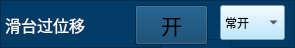
   <widget class="QFrame" name="frame_23">
    <property name="geometry">
     <rect>
      <x>10</x>
      <y>260</y>
      <width>295</width>
      <height>48</height>
     </rect>
    </property>
    <property name="styleSheet">
     <string notr="true">background-color: rgb(2, 59, 101);</string>
    </property>
    <property name="frameShape">
     <enum>QFrame::StyledPanel</enum>
    </property>
    <property name="frameShadow">
     <enum>QFrame::Raised</enum>
    </property>
    <widget class="QFrame" name="frame_25">
     <property name="geometry">
      <rect>
       <x>160</x>
       <y>39</y>
       <width>71</width>
       <height>51</height>
      </rect>
     </property>
     <property name="frameShape">
      <enum>QFrame::StyledPanel</enum>
     </property>
     <property name="frameShadow">
      <enum>QFrame::Raised</enum>
     </property>
    </widget>
    <widget class="QLabel" name="label_22">
     <property name="geometry">
      <rect>
       <x>60</x>
       <y>-126</y>
       <width>211</width>
       <height>30</height>
      </rect>
     </property>
     <property name="font">
      <font>
       <family>微软雅黑</family>
       <pointsize>12</pointsize>
      </font>
     </property>
     <property name="styleSheet">
      <string notr="true">color: rgb(255, 255, 255);</string>
     </property>
     <property name="text">
      <string>系统冷却单元</string>
     </property>
    </widget>
    <widget class="QFrame" name="frame_39">
     <property name="geometry">
      <rect>
       <x>50</x>
       <y>48</y>
       <width>420</width>
       <height>48</height>
      </rect>
     </property>
     <property name="styleSheet">
      <string notr="true">background-color: rgb(2, 59, 120);</string>
     </property>
     <property name="frameShape">
      <enum>QFrame::StyledPanel</enum>
     </property>
     <property name="frameShadow">
      <enum>QFrame::Raised</enum>
     </property>
     <widget class="QLabel" name="label_23">
      <property name="geometry">
       <rect>
        <x>10</x>
        <y>10</y>
        <width>211</width>
        <height>30</height>
       </rect>
      </property>
      <property name="font">
       <font>
        <family>微软雅黑</family>
        <pointsize>12</pointsize>
       </font>
      </property>
      <property name="styleSheet">
       <string notr="true">color: rgb(255, 255, 255);</string>
      </property>
      <property name="text">
       <string>滑台轴承低压</string>
      </property>
     </widget>
     <widget class="QToolButton" name="toolButton_htzcdy_2">
      <property name="geometry">
       <rect>
        <x>320</x>
        <y>0</y>
        <width>73</width>
        <height>40</height>
       </rect>
      </property>
      <property name="font">
       <font>
        <family>微软雅黑</family>
        <pointsize>16</pointsize>
       </font>
      </property>
      <property name="text">
       <string>关</string>
      </property>
      <property name="icon">
       <iconset>
        <normaloff>yb_on.png</normaloff>yb_on.png</iconset>
      </property>
      <property name="iconSize">
       <size>
        <width>66</width>
        <height>48</height>
       </size>
      </property>
     </widget>
    </widget>
    <widget class="QFrame" name="frame_40">
     <property name="geometry">
      <rect>
       <x>50</x>
       <y>-48</y>
       <width>420</width>
       <height>48</height>
      </rect>
     </property>
     <property name="styleSheet">
      <string notr="true">background-color: rgb(2, 59, 120);</string>
     </property>
     <property name="frameShape">
      <enum>QFrame::StyledPanel</enum>
     </property>
     <property name="frameShadow">
      <enum>QFrame::Raised</enum>
     </property>
     <widget class="QFrame" name="frame_43">
      <property name="geometry">
       <rect>
        <x>0</x>
        <y>90</y>
        <width>361</width>
        <height>48</height>
       </rect>
      </property>
      <property name="styleSheet">
       <string notr="true">background-color: rgb(2, 59, 120);</string>
      </property>
      <property name="frameShape">
       <enum>QFrame::StyledPanel</enum>
      </property>
      <property name="frameShadow">
       <enum>QFrame::Raised</enum>
      </property>
      <widget class="QLabel" name="label_60">
       <property name="geometry">
        <rect>
         <x>10</x>
         <y>10</y>
         <width>120</width>
         <height>31</height>
        </rect>
       </property>
       <property name="font">
        <font>
         <family>微软雅黑</family>
         <pointsize>18</pointsize>
        </font>
       </property>
       <property name="styleSheet">
        <string notr="true">color: rgb(255, 255, 255);</string>
       </property>
       <property name="text">
        <string>滑台过位移</string>
       </property>
      </widget>
      <widget class="QToolButton" name="toolButton_htgwy_5">
       <property name="geometry">
        <rect>
         <x>170</x>
         <y>10</y>
         <width>39</width>
         <height>38</height>
        </rect>
       </property>
       <property name="text">
        <string>...</string>
       </property>
       <property name="icon">
        <iconset>
         <normaloff>gct_ied_green.png</normaloff>gct_ied_green.png</iconset>
       </property>
       <property name="iconSize">
        <size>
         <width>32</width>
         <height>32</height>
        </size>
       </property>
      </widget>
      <widget class="QToolButton" name="toolButton_htgwychain_4">
       <property name="geometry">
        <rect>
         <x>270</x>
         <y>0</y>
         <width>73</width>
         <height>54</height>
        </rect>
       </property>
       <property name="font">
        <font>
         <family>微软雅黑</family>
         <pointsize>16</pointsize>
        </font>
       </property>
       <property name="text">
        <string>关</string>
       </property>
       <property name="icon">
        <iconset>
         <normaloff>yb_on.png</normaloff>yb_on.png</iconset>
       </property>
       <property name="iconSize">
        <size>
         <width>66</width>
         <height>48</height>
        </size>
       </property>
      </widget>
     </widget>
     <widget class="QFrame" name="frame_44">
      <property name="geometry">
       <rect>
        <x>0</x>
        <y>50</y>
        <width>361</width>
        <height>48</height>
       </rect>
      </property>
      <property name="styleSheet">
       <string notr="true">background-color: rgb(2, 59, 101);</string>
      </property>
      <property name="frameShape">
       <enum>QFrame::StyledPanel</enum>
      </property>
      <property name="frameShadow">
       <enum>QFrame::Raised</enum>
      </property>
      <widget class="QLabel" name="label_50">
       <property name="geometry">
        <rect>
         <x>10</x>
         <y>10</y>
         <width>96</width>
         <height>30</height>
        </rect>
       </property>
       <property name="font">
        <font>
         <family>微软雅黑</family>
         <pointsize>18</pointsize>
        </font>
       </property>
       <property name="styleSheet">
        <string notr="true">color: rgb(255, 255, 255);</string>
       </property>
       <property name="text">
        <string>紧急停机</string>
       </property>
      </widget>
      <widget class="QToolButton" name="toolButton_jjtj_4">
       <property name="geometry">
        <rect>
         <x>170</x>
         <y>10</y>
         <width>39</width>
         <height>37</height>
        </rect>
       </property>
       <property name="text">
        <string>...</string>
       </property>
       <property name="icon">
        <iconset>
         <normaloff>gct_ied_green.png</normaloff>gct_ied_green.png</iconset>
       </property>
       <property name="iconSize">
        <size>
         <width>32</width>
         <height>32</height>
        </size>
       </property>
      </widget>
      <widget class="QToolButton" name="toolButton_jjtjchain_4">
       <property name="geometry">
        <rect>
         <x>270</x>
         <y>0</y>
         <width>73</width>
         <height>40</height>
        </rect>
       </property>
       <property name="font">
        <font>
         <family>微软雅黑</family>
         <pointsize>16</pointsize>
        </font>
       </property>
       <property name="text">
        <string>关</string>
       </property>
       <property name="icon">
        <iconset>
         <normaloff>yb_on.png</normaloff>yb_on.png</iconset>
       </property>
       <property name="iconSize">
        <size>
         <width>66</width>
         <height>48</height>
        </size>
       </property>
      </widget>
     </widget>
     <widget class="QLabel" name="label_24">
      <property name="geometry">
       <rect>
        <x>10</x>
        <y>10</y>
        <width>211</width>
        <height>30</height>
       </rect>
      </property>
      <property name="font">
       <font>
        <family>微软雅黑</family>
        <pointsize>12</pointsize>
       </font>
      </property>
      <property name="styleSheet">
       <string notr="true">color: rgb(255, 255, 255);</string>
      </property>
      <property name="text">
       <string>振动台过位移</string>
      </property>
     </widget>
    </widget>
    <widget class="QLabel" name="label_25">
     <property name="geometry">
      <rect>
       <x>60</x>
       <y>-83</y>
       <width>211</width>
       <height>30</height>
      </rect>
     </property>
     <property name="font">
      <font>
       <family>微软雅黑</family>
       <pointsize>12</pointsize>
      </font>
     </property>
     <property name="styleSheet">
      <string notr="true">color: rgb(255, 255, 255);</string>
     </property>
     <property name="text">
      <string>滑台过位移</string>
     </property>
    </widget>
    <widget class="QComboBox" name="comboBox_htgwy">
     <property name="geometry">
      <rect>
       <x>220</x>
       <y>5</y>
       <width>65</width>
       <height>35</height>
      </rect>
     </property>
     <property name="styleSheet">
      <string notr="true">background-color: rgb(170, 225, 255);</string>
     </property>
     <item>
      <property name="text">
       <string>常开</string>
      </property>
     </item>
     <item>
      <property name="text">
       <string>常闭</string>
      </property>
     </item>
    </widget>
    <widget class="QLabel" name="label_7">
     <property name="geometry">
      <rect>
       <x>5</x>
       <y>10</y>
       <width>111</width>
       <height>30</height>
      </rect>
     </property>
     <property name="font">
      <font>
       <family>微软雅黑</family>
       <pointsize>12</pointsize>
      </font>
     </property>
     <property name="styleSheet">
      <string notr="true">color: rgb(255, 255, 255);</string>
     </property>
     <property name="text">
      <string>滑台过位移</string>
     </property>
    </widget>
    <widget class="QToolButton" name="toolButton_htgwy">
     <property name="geometry">
      <rect>
       <x>135</x>
       <y>5</y>
       <width>73</width>
       <height>40</height>
      </rect>
     </property>
     <property name="font">
      <font>
       <family>微软雅黑</family>
       <pointsize>16</pointsize>
      </font>
     </property>
     <property name="text">
      <string>开</string>
     </property>
     <property name="icon">
      <iconset>
       <normaloff>yb_off.png</normaloff>yb_off.png</iconset>
     </property>
     <property name="iconSize">
      <size>
       <width>66</width>
       <height>48</height>
      </size>
     </property>
    </widget>
   </widget>
